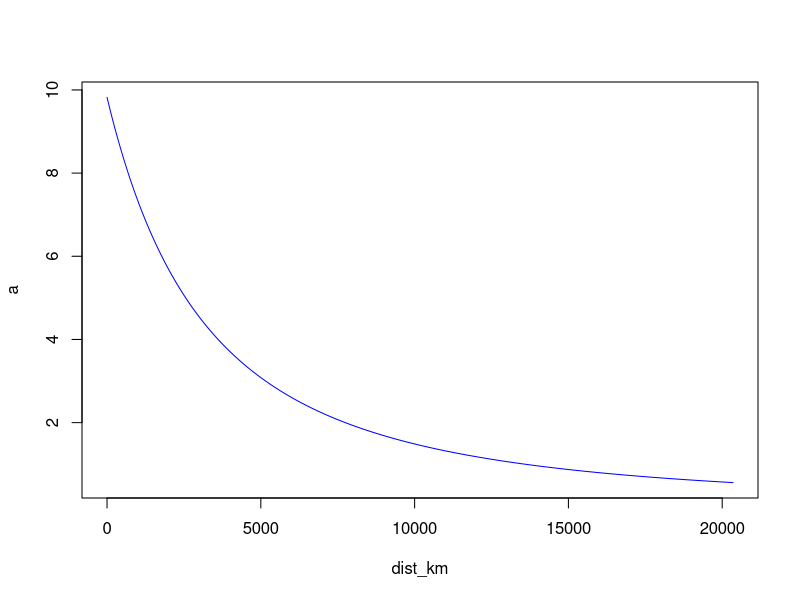

Reproduce this figure in R.
# Constants


# gravity constant
G <- 6.6728 * 10^-11

# Earth radius from core
r_earth <- 6.371 * 10^6

# mass Constant
m <- 5.9736 * 10^24

#------------------------------------------------------------------------------

# Create distance from 0 to 20350km(203508*1000)
dist <- seq(from = 0, to = 20350 * 1000, by = 10)

r <- r_earth + dist
#------------------------------------------------------------------------------

# accleration formulae
a <- G * m / r^2

#------------------------------------------------------------------------------

# ploting
dist_km <- dist / 1000
plot(x = dist_km, y = a, type = "l", col = "blue")
# points(x=dist, y=a, type="p",col="red")




Calc_gravity <- function(distance) {
  # constants
  G <- 6.6728 * 10^-11
  r_earth <- 6.371 * 10^6
  m <- 5.9736 * 10^24
  # formulae
  r <- r_earth + distance
  a <- G * m / r^2

  return(a)
}

Calc_gravity(distance = 0)
Calc_gravity(distance = 25000)
Calc_gravity(distance = 25000 * 1000)
Calc_gravity(distance = 1000) 
                                                                               

